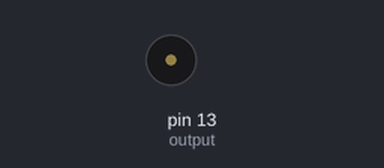
The sketch below on a simulated Arduino Uno, built with avr-gcc and run on an emulated ATmega328P. On the bench: buzzer (waves = sounding).

Above: at 0.1 s.
At 47.8 s:
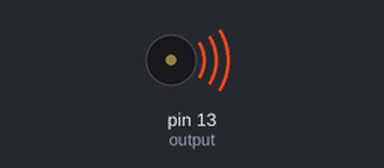
Timing chart, 0 to 61.7 s (numbered marks = the images above):
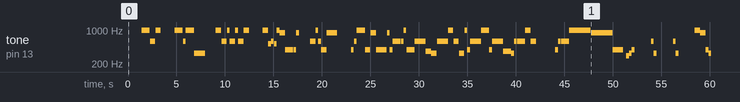

The sketch:

songcode.ino
```cpp
void setup() {
  // put your setup code here, to run once:

int output = 13;
int D5 = 587;
int C5 = 523;
int B5 = 988;
int A5 = 880;
int G4 = 392;
int F4 = 370;
int E4 = 330;
int D4 = 294;

int whole = 2222;
int half = 1111;
int dotquarter = 834;
int quarter = 556;
int eighth = 278;

int miniDelay = 10;

// Line 1

noTone (output);
delay (half);
delay(miniDelay);

noTone (output);
delay (eighth);
delay(miniDelay);

tone (output, B5);
delay (eighth);
noTone(output);
delay(miniDelay);

tone (output, B5);
delay (eighth);
noTone(output);
delay(miniDelay);

tone (output, B5);
delay (eighth);
noTone(output);
delay(miniDelay);

tone (output, D5);
delay (quarter);
noTone(output);
delay(miniDelay);

tone (output, B5);
delay (quarter);
noTone(output);
delay(miniDelay);

noTone (output);
delay (half);
delay(miniDelay);

noTone (output);
delay (eighth);
delay(miniDelay);

tone (output, B5);
delay (eighth);
noTone(output);
delay(miniDelay);

tone (output, B5);
delay (eighth);
noTone(output);
delay(miniDelay);

tone (output, B5);
delay (eighth);
noTone(output);
delay(miniDelay);

tone (output, D5);
delay (eighth);
noTone(output);
delay(miniDelay);

tone (output, B5);
delay (eighth);
noTone(output);
delay(miniDelay);

tone (output, B5);
delay (eighth);
noTone(output);
delay(miniDelay);

tone (output, B5);
delay (eighth);
noTone(output);
delay(miniDelay);

 // Line 2

tone (output, E4);
delay (half);
noTone (output);
delay (miniDelay);

noTone (output);
delay (half);
delay(miniDelay);

tone (output, B5);
delay (eighth);
noTone (output);
delay (miniDelay);

tone (output, B5);
delay (eighth);
noTone (output);
delay (miniDelay);

tone (output, D5);
delay (quarter);
noTone (output);
delay (miniDelay);

tone (output, B5);
delay (eighth);
noTone (output);
delay (miniDelay);

tone (output, D5);
delay (eighth);
noTone (output);
delay (miniDelay);

tone (output, D5);
delay (eighth);
noTone (output);
delay (miniDelay);

tone (output, B5);
delay (eighth);
noTone (output);
delay (miniDelay);

tone (output, D5);
delay (quarter);
noTone (output);
delay (miniDelay);

tone (output, B5);
delay (quarter);
noTone (output);
delay (miniDelay);

noTone (output);
delay (half);
delay(miniDelay);

// Line 3

noTone (output);
delay (eighth);
delay(miniDelay);

tone (output, B5);
delay (eighth);
noTone (output);
delay (miniDelay);

tone (output, B5);
delay (eighth);
noTone (output);
delay (miniDelay);

tone (output, C5);
delay (eighth);
noTone (output);
delay (miniDelay);

tone (output, D5);
delay (eighth);
noTone (output);
delay(miniDelay);

tone (output, C5);
delay (eighth);
noTone (output);
delay(miniDelay);

tone (output, B5);
delay (eighth);
noTone (output);
delay(miniDelay);

tone (output, A5);
delay (eighth);
noTone (output);
delay(miniDelay);

tone (output, A5);
delay (eighth);
noTone (output);
delay(miniDelay);

tone (output, G4);
delay (eighth);
noTone (output);
delay(miniDelay);

tone (output, G4);
delay (eighth);
noTone (output);
delay(miniDelay);

tone (output, G4);
delay (eighth);
noTone (output);
delay(miniDelay);

tone (output, G4);
delay (eighth);
noTone (output);
delay(miniDelay);

tone (output, A5);
delay (eighth);
noTone (output);
delay(miniDelay);

noTone (output);
delay (quarter);
delay (miniDelay);

// Line 4

noTone (output);
delay (quarter);
delay (miniDelay);

tone (output, D5);
delay (quarter);
noTone (output);
delay (miniDelay);

tone (output, B5);
delay (eighth);
noTone (output);
delay (miniDelay);

tone (output, D5);
delay (eighth);
noTone (output);
delay (miniDelay);

tone (output, G4);
delay (quarter);
noTone (output);
delay (miniDelay);

tone (output, A5);
delay (half);
noTone (output);
delay (miniDelay);

noTone (output);
delay (half);
delay (miniDelay);

noTone (output);
delay (eighth);
delay (miniDelay);

tone (output, G4);
delay (eighth);
noTone (output);
delay (miniDelay);

tone (output, D5);
delay (eighth);
noTone (output);
delay (miniDelay);

tone (output, B5);
delay (eighth);
noTone (output);
delay (miniDelay);

tone (output, B5);
delay (quarter);
noTone (output);
delay (miniDelay);

tone (output, G4);
delay (quarter);
noTone (output);
delay (miniDelay);

// Line 5

tone (output,A5);
delay (eighth);
noTone (output);
delay (miniDelay);

tone (output,A5);
delay (eighth);
noTone (output);
delay (miniDelay);

tone (output, G4);
delay (half);
noTone (output);
delay (miniDelay);

tone (output, A5);
delay (eighth);
noTone (output);
delay (miniDelay);

tone (output,G4);
delay (eighth);
noTone (output);
delay (miniDelay);

tone (output,D5);
delay (eighth);
noTone (output);
delay (miniDelay);

tone (output,D5);
delay (eighth);
noTone (output);
delay (miniDelay);

tone (output,D5);
delay (eighth);
noTone (output);
delay (miniDelay);

tone (output,D5);
delay (eighth);
noTone (output);
delay (miniDelay);

tone (output,B5);
delay (eighth);
noTone (output);
delay (miniDelay);

tone (output,G4);
delay (eighth);
noTone (output);
delay (miniDelay);

tone (output,G4);
delay (eighth);
noTone (output);
delay (miniDelay);

tone (output,G4);
delay (eighth);
noTone (output);
delay (miniDelay);

// Line 6

tone (output, D5);
delay (quarter);
noTone (output);
delay (miniDelay);

tone (output, D5);
delay (quarter);
noTone (output);
delay (miniDelay);

tone (output, F4);
delay (quarter);
noTone (output);
delay (miniDelay);

tone (output, E4);
delay (eighth);
noTone (output);
delay (miniDelay);

tone (output, E4);
delay (eighth);
noTone (output);
delay (miniDelay);

tone (output, D5);
delay (eighth);
noTone (output);
delay (miniDelay);

tone (output, D5);
delay (eighth);
noTone (output);
delay (miniDelay);

tone (output, D5);
delay (quarter);
noTone (output);
delay (miniDelay);

tone (output, B5);
delay (quarter);
noTone (output);
delay (miniDelay);

tone (output, D5);
delay (quarter);
noTone (output);
delay (miniDelay);

tone (output, E4);
delay (quarter);
noTone (output);
delay (miniDelay);

tone (output, B5);
delay (eighth);
noTone (output);
delay (miniDelay);

tone (output, G4);
delay (eighth);
noTone (output);
delay (miniDelay);

tone (output, D5);
delay (eighth);
noTone (output);
delay (miniDelay);

tone (output, D5);
delay (eighth);
noTone (output);
delay (miniDelay);

tone (output, D5);
delay (quarter);
noTone (output);
delay (miniDelay);

// Line 7

tone (output, B5);
delay (dotquarter);
noTone (output);
delay (miniDelay);

tone (output, G4);
delay (eighth);
noTone (output);
delay (miniDelay);

tone (output, D5);
delay (eighth);
noTone (output);
delay (miniDelay);

tone (output, D5);
delay (eighth);
noTone (output);
delay (miniDelay);

tone (output, D5);
delay (quarter);
noTone (output);
delay (miniDelay);

tone (output, F4);
delay (dotquarter);
noTone (output);
delay (miniDelay);

tone (output, E4);
delay (eighth);
noTone (output);
delay (miniDelay);

tone (output, D5);
delay (eighth);
noTone (output);
delay (miniDelay);

tone (output, D5);
delay (eighth);
noTone (output);
delay (miniDelay);

tone (output, D5);
delay (quarter);
noTone (output);
delay (miniDelay);

// Line 8

tone (output, B5);
delay (quarter);
noTone (output);
delay (miniDelay);

tone (output, D5);
delay (quarter);
noTone (output);
delay (miniDelay);

noTone (output);
delay (half);
delay (miniDelay);

noTone (output);
delay (quarter);
delay (miniDelay);

noTone (output);
delay (eighth);
delay (miniDelay);

tone (output, G4);
delay (eighth);
noTone (output);
delay (miniDelay);

tone (output, D5);
delay (eighth);
noTone (output);
delay (miniDelay);

tone (output, D5);
delay (eighth);
noTone (output);
delay (miniDelay);

tone (output, D5);
delay (eighth);
noTone (output);
delay (miniDelay);

tone (output, D5);
delay (eighth);
noTone (output);
delay (miniDelay);

tone (output, B5);
delay (whole);
noTone (output);
delay (miniDelay);

// Line 9

tone (output, A5);
delay (whole);
noTone (output);
delay (miniDelay);

tone (output, G4);
delay (half);
noTone (output);
delay (miniDelay);

noTone (output);
delay (eighth);
delay(miniDelay);

tone (output, D4);
delay (eighth);
noTone (output);
delay (miniDelay);

tone (output, E4);
delay (eighth);
noTone (output);
delay (miniDelay);

tone (output, G4);
delay (eighth);
noTone (output);
delay (miniDelay);

noTone (output);
delay (half);
delay(miniDelay);

noTone (output);
delay (quarter);
delay(miniDelay);

tone (output, D5);
delay (eighth);
noTone (output);
delay (miniDelay);

tone (output, E4);
delay (eighth);
noTone (output);
delay (miniDelay);

// Line 10

noTone (output);
delay (half);
delay(miniDelay);

noTone (output);
delay (quarter);
delay(miniDelay);

tone (output, D5);
delay (eighth);
noTone (output);
delay (miniDelay);

tone (output, E4);
delay (eighth);
noTone (output);
delay (miniDelay);

noTone (output);
delay (half);
delay(miniDelay);

noTone (output);
delay (quarter);
delay(miniDelay);

tone (output, B5);
delay (quarter);
noTone (output);
delay (miniDelay);

tone (output, A5);
delay (quarter);
noTone (output);
delay (miniDelay);

tone (output, G4);
delay (eighth);
noTone (output);
delay (miniDelay);

tone (output, E4);
delay (eighth);
noTone (output);
delay (miniDelay);

noTone (output);
delay (half);
delay(miniDelay);

}

void loop() {
  // put your main code here, to run repeatedly:

}
```
